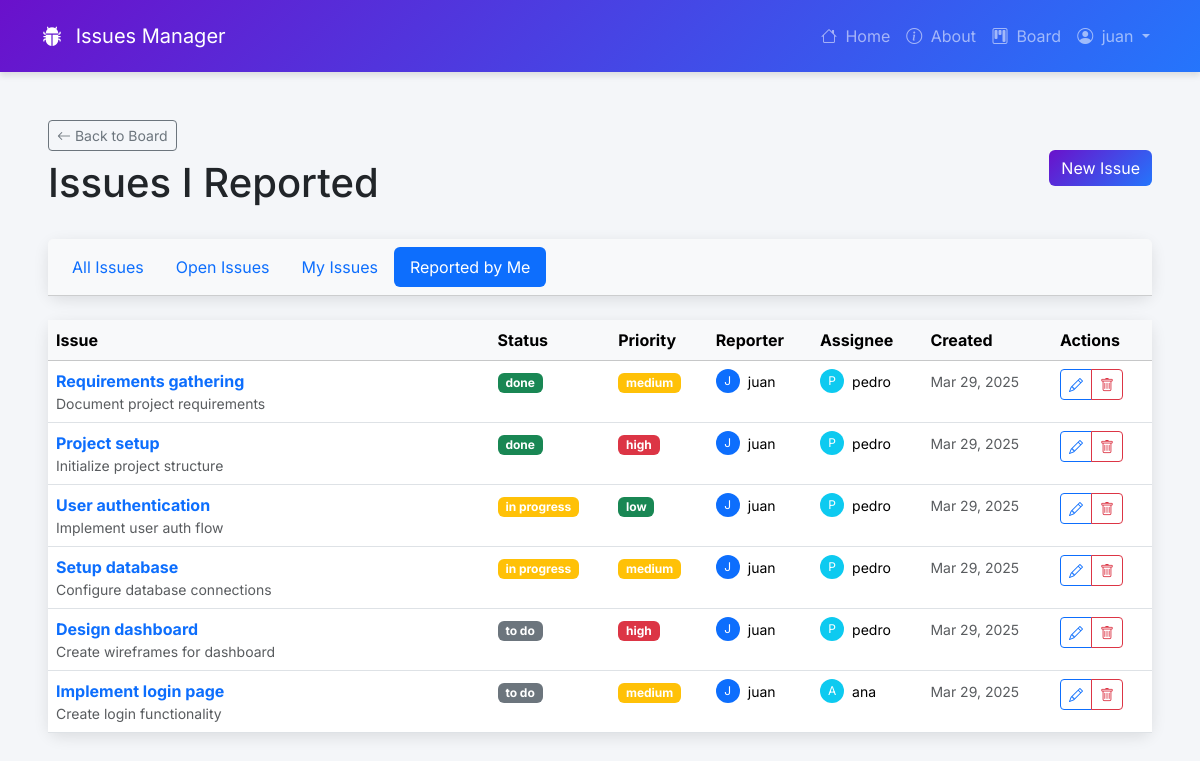
The app's page /issues/reported/ (signed in) with its own data.
### accounts/models.py (models this page shows)
class CustomUser(AbstractUser):
    role = models.ForeignKey(
        Role,
        on_delete=models.CASCADE,
        blank=True, null=True
    )
    team = models.ForeignKey(
        Team,
        on_delete=models.CASCADE,
        blank=True, null=True
    )

### issues/models.py (models this page shows, shortened)
class Issue(models.Model):
    name = models.CharField(max_length=64)
    summary = models.CharField(max_length=128)
    description = models.TextField()
    reporter = models.ForeignKey(
        get_user_model(),
        on_delete=models.CASCADE,
        related_name='reported_issues'
    )
    assignee = models.ForeignKey(
        get_user_model(),
        on_delete=models.SET_NULL,
        related_name='assigned_issues',
        blank=True, null=True
    )
    created_on = models.DateTimeField(auto_now_add=True)
    status = models.ForeignKey(
        Status,
        on_delete=models.CASCADE,
    )
    priority = models.ForeignKey(
        Priority,
        on_delete=models.CASCADE,
    )

class Status(models.Model):
    name = models.CharField(max_length=128)
    description = models.TextField(max_length=256)

class Priority(models.Model):
    name = models.CharField(max_length=128)
    description = models.TextField(max_length=256)
    def __str__(self):
        return self.name

### issues/views.py (the view)
# urls.py: path("reported/", views.MyReportedIssuesView.as_view(), name="reported_issues"),
class MyReportedIssuesView(LoginRequiredMixin, ListView):
    template_name = "issues/reported_issues.html"
    model = Issue
    context_object_name = "issues"
    def get_context_data(self, **kwargs):
        context = super().get_context_data(**kwargs)
        context["title"] = "Issues I Reported"
        context["issues"] = (
            Issue.objects
            .filter(reporter=self.request.user)
            .order_by("created_on").reverse()
        )
        context["is_product_owner"] = is_product_owner(self.request.user)
        return context

### issues/views.py (called while the page is built)
def is_product_owner(user):
    return user.role and user.role.name.lower() == 'product owner'

### templates/issues/reported_issues.html (shortened to what this page needs)
{% extends "base.html" %}
{% block content %}
<div class="container mt-4">
    <div class="d-flex justify-content-between align-items-center mb-4">
        <div>
            <a href="{% url 'board' %}" class="btn btn-outline-secondary btn-sm mb-2">
                <i class="bi bi-arrow-left"></i> Back to Board
            </a>
            <h1>Issues I Reported</h1>
        </div>
        <div>
            {% if is_product_owner %}
                <a href="{% url 'new' %}" class="btn btn-primary">New Issue</a>
            {% endif %}
        </div>
    </div>
    <div class="card mb-4">
        <div class="card-header bg-light">
            <ul class="nav nav-pills card-header-pills">
                <li class="nav-item">
                    <a class="nav-link" href="{% url 'list' %}">All Issues</a>
                </li>
                <li class="nav-item">
                    <a class="nav-link" href="{% url 'open_issues' %}">Open Issues</a>
                </li>
                <li class="nav-item">
                    <a class="nav-link" href="{% url 'my_issues' %}">My Issues</a>
                </li>
                <li class="nav-item">
                    <a class="nav-link active" href="{% url 'reported_issues' %}">Reported by Me</a>
                </li>
            </ul>
        </div>
    </div>
    <div class="card">
        <div class="card-body p-0">
            <div class="table-responsive">
                <table class="table table-hover mb-0">
                    <thead class="table-light">
                        <tr>
                            <th scope="col" style="width: 40%">Issue</th>
                            <th scope="col">Status</th>
                            <th scope="col">Priority</th>
                            <th scope="col">Reporter</th>
                            <th scope="col">Assignee</th>
                            <th scope="col">Created</th>
                            <th scope="col" style="width: 100px">Actions</th>
                        </tr>
                    </thead>
                    <tbody>
                        {% for issue in issues %}
                        <tr>
                            <td>
                                <a href="{% url 'detail' issue.pk %}" class="text-decoration-none">
                                    <strong>{{ issue.name }}</strong>
                                </a>
                                <div class="text-muted small">{{ issue.summary }}</div>
                            </td>
                            <td>
                                <span class="badge
                                    {% if issue.status.name == 'to do' %}bg-secondary{% endif %}
                                    {% if issue.status.name == 'in progress' %}bg-warning{% endif %}
                                    {% if issue.status.name == 'done' %}bg-success{% endif %}
                                ">
                                    {{ issue.status.name }}
                                </span>
                            </td>
                            <td>
                                <span class="badge
                                    {% if issue.priority|lower == 'high' %}bg-danger{% endif %}
                                    {% if issue.priority|lower == 'medium' %}bg-warning{% endif %}
                                    {% if issue.priority|lower == 'low' %}bg-success{% endif %}
                                ">
                                    {{ issue.priority }}
                                </span>
                            </td>
                            <td>
                                <div class="d-flex align-items-center">
                                    <div class="avatar-placeholder me-2 bg-primary text-white rounded-circle d-flex align-items-center justify-content-center" style="width: 24px; height: 24px; font-size: 12px;">
                                        {{ issue.reporter.username|first|upper }}
                                    </div>
                                    <span class="small">{{ issue.reporter.username }}</span>
                                </div>
                            </td>
                            <td>
                                {% if issue.assignee %}
                                <div class="d-flex align-items-center">
                                    <div class="avatar-placeholder me-2 bg-info text-white rounded-circle d-flex align-items-center justify-content-center" style="width: 24px; height: 24px; font-size: 12px;">
                                        {{ issue.assignee.username|first|upper }}
                                    </div>
                                    <span class="small">{{ issue.assignee.username }}</span>
                                </div>
                                {% else %}
                                <span class="text-muted small">Unassigned</span>
                                {% endif %}
                            </td>
                            <td>
                                <span class="small text-muted">{{ issue.created_on|date:"M d, Y" }}</span>
                            </td>
                            <td>
                                <div class="btn-group btn-group-sm">
                                    {% if request.user == issue.reporter or request.user == issue.assignee or request.user.is_staff %}
                                    <a href="{% url 'edit' issue.pk %}" class="btn btn-outline-primary btn-sm" title="Edit">
                                        <i class="bi bi-pencil"></i>
                                    </a>
                                    {% endif %}
                                    {% if request.user == issue.reporter or request.user.is_staff %}
                                    <a href="{% url 'delete' issue.pk %}" class="btn btn-outline-danger btn-sm" title="Delete">
                                        <i class="bi bi-trash"></i>
                                    </a>
                                    {% endif %}
                                </div>
                            </td>
                        </tr>
                        {% empty %}
                        <tr>
                            <td colspan="6" class="text-center py-4">
                                <p class="text-muted mb-0">You haven't reported any issues yet</p>
                            </td>
                        </tr>
                        {% endfor %}
                    </tbody>
                </table>
            </div>
        </div>
    </div>
</div>
{% endblock %}

### templates/base.html (shortened to what this page needs)
{% load static %}
<!DOCTYPE html>
<html lang="en">
<head>
    <link href="https://cdn.jsdelivr.net/npm/bootstrap@5.3.3/dist/css/bootstrap.min.css" rel="stylesheet">
    <link href="https://cdn.jsdelivr.net/npm/bootstrap-icons@1.10.0/font/bootstrap-icons.css" rel="stylesheet">
    <link href="{% static 'css/base.css' %}" rel="stylesheet">
</head>
<body>
    <nav class="navbar navbar-expand-lg navbar-dark py-3">
        <div class="container">
            <a class="navbar-brand" href="{% url 'home' %}">
                <i class="bi bi-bug-fill me-2"></i> Issues Manager
            </a>
            <div class="collapse navbar-collapse" id="navbarNav">
                <ul class="navbar-nav ms-auto">
                    <li class="nav-item">
                        <a class="nav-link" href="{% url 'home' %}"><i class="bi bi-house me-1"></i> Home</a>
                    </li>
                    <li class="nav-item">
                        <a class="nav-link" href="{% url 'about' %}"><i class="bi bi-info-circle me-1"></i> About</a>
                    </li>
                    {% if user.is_authenticated %}
                    <li class="nav-item">
                        <a class="nav-link" href="{% url 'board' %}"><i class="bi bi-kanban me-1"></i> Board</a>
                    </li>
                    <li class="nav-item dropdown">
                        <a class="nav-link dropdown-toggle" href="#" id="userDropdown" role="button"
                           data-bs-toggle="dropdown" aria-expanded="false">
                            <i class="bi bi-person-circle me-1"></i> {{ user.username }}
                        </a>
                    </li>
                    {% endif %}
                </ul>
            </div>
        </div>
    </nav>
    <div class="container-fluid">
        <main class="ms-sm-auto px-md-4 py-4">
            {% block content %}{% endblock %}
        </main>
    </div>
</body>
</html>

### static/css/base.css (style rules this page uses)
:root { --primary-color: #6a11cb; --secondary-color: #2575fc; }
body { font-family: 'Inter', sans-serif; background-color: #f4f6f9; }
.navbar { background: linear-gradient(135deg, var(--primary-color), var(--secondary-color)); box-shadow: 0 4px 6px rgba(0, 0, 0, 0.1); }
.card { border: none; border-radius: 12px; box-shadow: 0 4px 15px rgba(0, 0, 0, 0.1); transition: transform 0.3s ease; }
.btn-primary { background: linear-gradient(135deg, var(--primary-color), var(--secondary-color)); border: none; }

### records on screen
CustomUser: username "juan"
Issue: name "Requirements gathering", summary "Document project requirements", status.name "done", priority "medium", reporter.username|first "J", reporter.username "juan", assignee.username|first "P", assignee.username "pedro", created_on "Mar 29, 2025"
Issue: name "Project setup", summary "Initialize project structure", status.name "done", priority "high", reporter.username|first "J", reporter.username "juan", assignee.username|first "P", assignee.username "pedro", created_on "Mar 29, 2025"
Issue: name "User authentication", summary "Implement user auth flow", status.name "in progress", priority "low", reporter.username|first "J", reporter.username "juan", assignee.username|first "P", assignee.username "pedro", created_on "Mar 29, 2025"
Issue: name "Setup database", summary "Configure database connections", status.name "in progress", priority "medium", reporter.username|first "J", reporter.username "juan", assignee.username|first "P", assignee.username "pedro", created_on "Mar 29, 2025"
Issue: name "Design dashboard", summary "Create wireframes for dashboard", status.name "to do", priority "high", reporter.username|first "J", reporter.username "juan", assignee.username|first "P", assignee.username "pedro", created_on "Mar 29, 2025"
Issue: name "Implement login page", summary "Create login functionality", status.name "to do", priority "medium", reporter.username|first "J", reporter.username "juan", assignee.username|first "A", assignee.username "ana", created_on "Mar 29, 2025"
